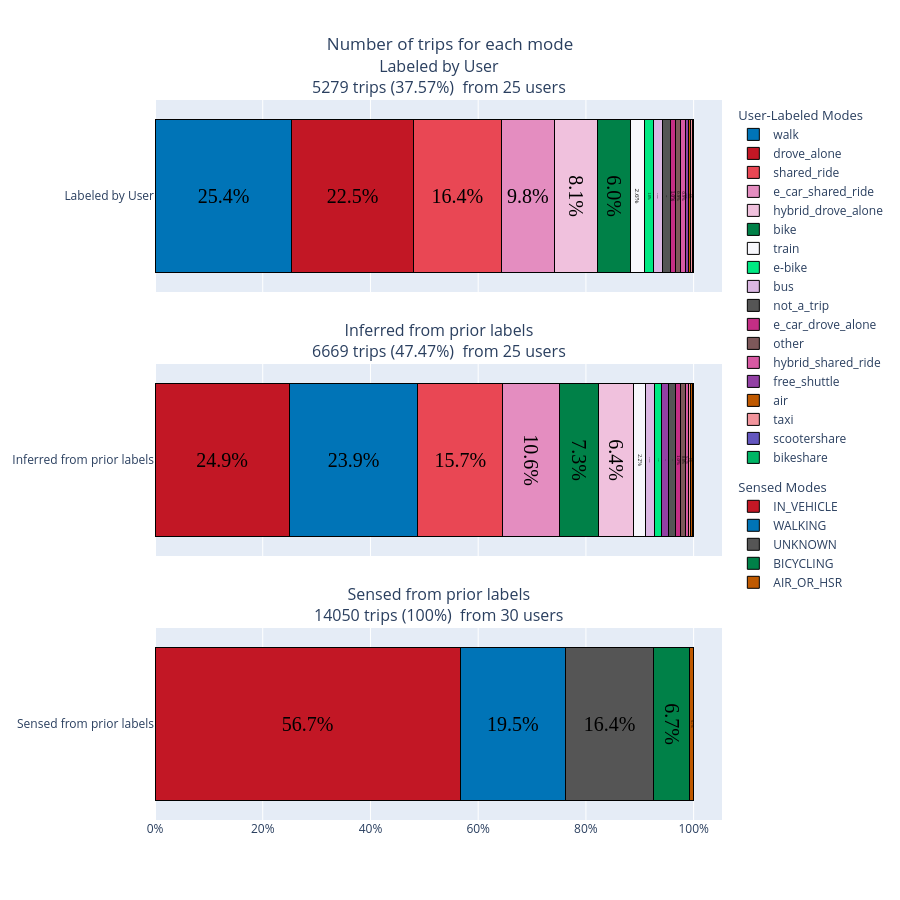

Notebook source saved alongside this figure:
### Code cell
text_results = [["Unmodified Alt Text", "Unmodified HTML"], ["Unmodified Alt Text", "Unmodified HTML"], ["Unmodified Alt Text", "Unmodified HTML"]]

panels = [
    {
        "df": expanded_ct,
        "text": stacked_bar_quality_text_labeled,
        "label": "Labeled by User",
        "legend_title": "User-Labeled Modes",
        "mode_col": "mode_confirm_w_other",
        "colors": colors_mode,
        "show_legend": True
    },

    {
        "df": expanded_ct_inferred,
        "text": stacked_bar_quality_text_inferred,
        "label": "Inferred from prior labels",
        "legend_title": "Inferred Modes",
        "mode_col": "mode_confirm_w_other",
        "colors": colors_mode,
        "show_legend": False
    },

    {
        "df": expanded_ct_sensed,
        "text": stacked_bar_quality_text_sensed,
        "label": "Sensed from prior labels",
        "legend_title": "Sensed Modes",
        "mode_col": "primary_mode",
        "colors": colors_sensed,
        "show_legend": True
    }
]

#layout + column params - TITLE IS DEFINED IN LAYOUT below, NOT IN BUILD_TRIP_PLOT
plot_title = "Number of trips for each mode"
plot_one_layout = dict(height=900,barmode='stack',showlegend=True,title=dict(text=plot_title, x=0.5),legend=dict(orientation="v",traceorder="grouped",tracegroupgap=10))

fig, filename = build_trip_plot(
    distance_col="distance",
    plot_title="Number of trips for each mode",
    file_name="Number_trips_each_mode",
    panels=panels,
    threshold=0.02,
    layout=plot_one_layout
)

fig.update_layout(plot_one_layout)

### Figure 1 — Plotly figure (JSON) as saved in the notebook; plotly's stock layout.template omitted (floating-point values rounded to 4 significant figures)
{"data": [{"hovertemplate": "walk: 25.4%<extra></extra>", "insidetextanchor": "middle", "insidetextfont": {"color": "black", "family": "Times", "size": 20}, "legendgroup": "group_labeled_by_user", "legendgrouptitle": {"text": "User-Labeled Modes"}, "marker": {"color": "#0074b7", "line": {"color": "black", "width": 1}}, "name": "walk", "orientation": "h", "showlegend": true, "text": ["25.4%"], "textposition": "inside", "type": "bar", "x": [0.2542], "xaxis": "x", "y": ["Labeled by User"], "yaxis": "y"}, {"hovertemplate": "drove_alone: 22.5%<extra></extra>", "insidetextanchor": "middle", "insidetextfont": {"color": "black", "family": "Times", "size": 20}, "legendgroup": "group_labeled_by_user", "legendgrouptitle": {"text": "User-Labeled Modes"}, "marker": {"color": "#c21725", "line": {"color": "black", "width": 1}}, "name": "drove_alone", "orientation": "h", "showlegend": true, "text": ["22.5%"], "textposition": "inside", "type": "bar", "x": [0.225], "xaxis": "x", "y": ["Labeled by User"], "yaxis": "y"}, {"hovertemplate": "shared_ride: 16.4%<extra></extra>", "insidetextanchor": "middle", "insidetextfont": {"color": "black", "family": "Times", "size": 20}, "legendgroup": "group_labeled_by_user", "legendgrouptitle": {"text": "User-Labeled Modes"}, "marker": {"color": "#e94754", "line": {"color": "black", "width": 1}}, "name": "shared_ride", "orientation": "h", "showlegend": true, "text": ["16.4%"], "textposition": "inside", "type": "bar", "x": [0.1637], "xaxis": "x", "y": ["Labeled by User"], "yaxis": "y"}, {"hovertemplate": "e_car_shared_ride: 9.8%<extra></extra>", "insidetextanchor": "middle", "insidetextfont": {"color": "black", "family": "Times", "size": 20}, "legendgroup": "group_labeled_by_user", "legendgrouptitle": {"text": "User-Labeled Modes"}, "marker": {"color": "#e48dc0", "line": {"color": "black", "width": 1}}, "name": "e_car_shared_ride", "orientation": "h", "showlegend": true, "text": ["9.8%"], "textposition": "inside", "type": "bar", "x": [0.09831], "xaxis": "x", "y": ["Labeled by User"], "yaxis": "y"}, {"hovertemplate": "hybrid_drove_alone: 8.1%<extra></extra>", "insidetextanchor": "middle", "insidetextfont": {"color": "black", "family": "Times", "size": 20}, "legendgroup": "group_labeled_by_user", "legendgrouptitle": {"text": "User-Labeled Modes"}, "marker": {"color": "#f0c1dd", "line": {"color": "black", "width": 1}}, "name": "hybrid_drove_alone", "orientation": "h", "showlegend": true, "text": ["8.1%"], "textposition": "inside", "type": "bar", "x": [0.08089], "xaxis": "x", "y": ["Labeled by User"], "yaxis": "y"}, {"hovertemplate": "bike: 6.0%<extra></extra>", "insidetextanchor": "middle", "insidetextfont": {"color": "black", "family": "Times", "size": 20}, "legendgroup": "group_labeled_by_user", "legendgrouptitle": {"text": "User-Labeled Modes"}, "marker": {"color": "#008148", "line": {"color": "black", "width": 1}}, "name": "bike", "orientation": "h", "showlegend": true, "text": ["6.0%"], "textposition": "inside", "type": "bar", "x": [0.06043], "xaxis": "x", "y": ["Labeled by User"], "yaxis": "y"}, {"hovertemplate": "train: 2.6%<extra></extra>", "insidetextanchor": "middle", "insidetextfont": {"color": "black", "family": "Times", "size": 20}, "legendgroup": "group_labeled_by_user", "legendgrouptitle": {"text": "User-Labeled Modes"}, "marker": {"color": "#f7f7fc", "line": {"color": "black", "width": 1}}, "name": "train", "orientation": "h", "showlegend": true, "text": ["2.6%"], "textposition": "inside", "type": "bar", "x": [0.02576], "xaxis": "x", "y": ["Labeled by User"], "yaxis": "y"}, {"hovertemplate": "e-bike: 1.8%<extra></extra>", "insidetextanchor": "middle", "insidetextfont": {"color": "black", "family": "Times", "size": 20}, "legendgroup": "group_labeled_by_user", "legendgrouptitle": {"text": "User-Labeled Modes"}, "marker": {"color": "#00e882", "line": {"color": "black", "width": 1}}, "name": "e-bike", "orientation": "h", "showlegend": true, "text": ["1.8%"], "textposition": "inside", "type": "bar", "x": [0.018], "xaxis": "x", "y": ["Labeled by User"], "yaxis": "y"}, {"hovertemplate": "bus: 1.6%<extra></extra>", "insidetextanchor": "middle", "insidetextfont": {"color": "black", "family": "Times", "size": 20}, "legendgroup": "group_labeled_by_user", "legendgrouptitle": {"text": "User-Labeled Modes"}, "marker": {"color": "#dbb7e3", "line": {"color": "black", "width": 1}}, "name": "bus", "orientation": "h", "showlegend": true, "text": ["1.6%"], "textposition": "inside", "type": "bar", "x": [0.01648], "xaxis": "x", "y": ["Labeled by User"], "yaxis": "y"}, {"hovertemplate": "not_a_trip: 1.4%<extra></extra>", "insidetextanchor": "middle", "insidetextfont": {"color": "black", "family": "Times", "size": 20}, "legendgroup": "group_labeled_by_user", "legendgrouptitle": {"text": "User-Labeled Modes"}, "marker": {"color": "#555555", "line": {"color": "black", "width": 1}}, "name": "not_a_trip", "orientation": "h", "showlegend": true, "text": ["1.4%"], "textposition": "inside", "type": "bar", "x": [0.01383], "xaxis": "x", "y": ["Labeled by User"], "yaxis": "y"}, {"hovertemplate": "e_car_drove_alone: 1.0%<extra></extra>", "insidetextanchor": "middle", "insidetextfont": {"color": "black", "family": "Times", "size": 20}, "legendgroup": "group_labeled_by_user", "legendgrouptitle": {"text": "User-Labeled Modes"}, "marker": {"color": "#c32e85", "line": {"color": "black", "width": 1}}, "name": "e_car_drove_alone", "orientation": "h", "showlegend": true, "text": ["1.0%"], "textposition": "inside", "type": "bar", "x": [0.01042], "xaxis": "x", "y": ["Labeled by User"], "yaxis": "y"}, {"hovertemplate": "other: 0.9%<extra></extra>", "insidetextanchor": "middle", "insidetextfont": {"color": "black", "family": "Times", "size": 20}, "legendgroup": "group_labeled_by_user", "legendgrouptitle": {"text": "User-Labeled Modes"}, "marker": {"color": "#7d585a", "line": {"color": "black", "width": 1}}, "name": "other", "orientation": "h", "showlegend": true, "text": ["0.9%"], "textposition": "inside", "type": "bar", "x": [0.009282], "xaxis": "x", "y": ["Labeled by User"], "yaxis": "y"}, {"hovertemplate": "hybrid_shared_ride: 0.9%<extra></extra>", "insidetextanchor": "middle", "insidetextfont": {"color": "black", "family": "Times", "size": 20}, "legendgroup": "group_labeled_by_user", "legendgrouptitle": {"text": "User-Labeled Modes"}, "marker": {"color": "#d859a3", "line": {"color": "black", "width": 1}}, "name": "hybrid_shared_ride", "orientation": "h", "showlegend": true, "text": ["0.9%"], "textposition": "inside", "type": "bar", "x": [0.008903], "xaxis": "x", "y": ["Labeled by User"], "yaxis": "y"}, {"hovertemplate": "free_shuttle: 0.5%<extra></extra>", "insidetextanchor": "middle", "insidetextfont": {"color": "black", "family": "Times", "size": 20}, "legendgroup": "group_labeled_by_user", "legendgrouptitle": {"text": "User-Labeled Modes"}, "marker": {"color": "#9240a4", "line": {"color": "black", "width": 1}}, "name": "free_shuttle", "orientation": "h", "showlegend": true, "text": ["0.5%"], "textposition": "inside", "type": "bar", "x": [0.004925], "xaxis": "x", "y": ["Labeled by User"], "yaxis": "y"}, {"hovertemplate": "air: 0.5%<extra></extra>", "insidetextanchor": "middle", "insidetextfont": {"color": "black", "family": "Times", "size": 20}, "legendgroup": "group_labeled_by_user", "legendgrouptitle": {"text": "User-Labeled Modes"}, "marker": {"color": "#bf5900", "line": {"color": "black", "width": 1}}, "name": "air", "orientation": "h", "showlegend": true, "text": ["0.5%"], "textposition": "inside", "type": "bar", "x": [0.004546], "xaxis": "x", "y": ["Labeled by User"], "yaxis": "y"}, {"hovertemplate": "taxi: 0.4%<extra></extra>", "insidetextanchor": "middle", "insidetextfont": {"color": "black", "family": "Times", "size": 20}, "legendgroup": "group_labeled_by_user", "legendgrouptitle": {"text": "User-Labeled Modes"}, "marker": {"color": "#f2949c", "line": {"color": "black", "width": 1}}, "name": "taxi", "orientation": "h", "showlegend": true, "text": ["0.4%"], "textposition": "inside", "type": "bar", "x": [0.003599], "xaxis": "x", "y": ["Labeled by User"], "yaxis": "y"}, {"hovertemplate": "scootershare: 0.2%<extra></extra>", "insidetextanchor": "middle", "insidetextfont": {"color": "black", "family": "Times", "size": 20}, "legendgroup": "group_labeled_by_user", "legendgrouptitle": {"text": "User-Labeled Modes"}, "marker": {"color": "#6356bf", "line": {"color": "black", "width": 1}}, "name": "scootershare", "orientation": "h", "showlegend": true, "text": ["0.2%"], "textposition": "inside", "type": "bar", "x": [0.001515], "xaxis": "x", "y": ["Labeled by User"], "yaxis": "y"}, {"hovertemplate": "bikeshare: 0.0%<extra></extra>", "insidetextanchor": "middle", "insidetextfont": {"color": "black", "family": "Times", "size": 20}, "legendgroup": "group_labeled_by_user", "legendgrouptitle": {"text": "User-Labeled Modes"}, "marker": {"color": "#00b565", "line": {"color": "black", "width": 1}}, "name": "bikeshare", "orientation": "h", "showlegend": true, "text": ["0.0%"], "textposition": "inside", "type": "bar", "x": [0.0001894], "xaxis": "x", "y": ["Labeled by User"], "yaxis": "y"}, {"hovertemplate": "drove_alone: 24.9%<extra></extra>", "insidetextanchor": "middle", "insidetextfont": {"color": "black", "family": "Times", "size": 20}, "legendgroup": "group_inferred_from_prior_labels", "legendgrouptitle": {"text": "Inferred Modes"}, "marker": {"color": "#c21725", "line": {"color": "black", "width": 1}}, "name": "drove_alone", "orientation": "h", "showlegend": false, "text": ["24.9%"], "textposition": "inside", "type": "bar", "x": [0.2494], "xaxis": "x2", "y": ["Inferred from prior labels"], "yaxis": "y2"}, {"hovertemplate": "walk: 23.9%<extra></extra>", "insidetextanchor": "middle", "insidetextfont": {"color": "black", "family": "Times", "size": 20}, "legendgroup": "group_inferred_from_prior_labels", "legendgrouptitle": {"text": "Inferred Modes"}, "marker": {"color": "#0074b7", "line": {"color": "black", "width": 1}}, "name": "walk", "orientation": "h", "showlegend": false, "text": ["23.9%"], "textposition": "inside", "type": "bar", "x": [0.2389], "xaxis": "x2", "y": ["Inferred from prior labels"], "yaxis": "y2"}, {"hovertemplate": "shared_ride: 15.7%<extra></extra>", "insidetextanchor": "middle", "insidetextfont": {"color": "black", "family": "Times", "size": 20}, "legendgroup": "group_inferred_from_prior_labels", "legendgrouptitle": {"text": "Inferred Modes"}, "marker": {"color": "#e94754", "line": {"color": "black", "width": 1}}, "name": "shared_ride", "orientation": "h", "showlegend": false, "text": ["15.7%"], "textposition": "inside", "type": "bar", "x": [0.1568], "xaxis": "x2", "y": ["Inferred from prior labels"], "yaxis": "y2"}, {"hovertemplate": "e_car_shared_ride: 10.6%<extra></extra>", "insidetextanchor": "middle", "insidetextfont": {"color": "black", "family": "Times", "size": 20}, "legendgroup": "group_inferred_from_prior_labels", "legendgrouptitle": {"text": "Inferred Modes"}, "marker": {"color": "#e48dc0", "line": {"color": "black", "width": 1}}, "name": "e_car_shared_ride", "orientation": "h", "showlegend": false, "text": ["10.6%"], "textposition": "inside", "type": "bar", "x": [0.106], "xaxis": "x2", "y": ["Inferred from prior labels"], "yaxis": "y2"}, {"hovertemplate": "bike: 7.3%<extra></extra>", "insidetextanchor": "middle", "insidetextfont": {"color": "black", "family": "Times", "size": 20}, "legendgroup": "group_inferred_from_prior_labels", "legendgrouptitle": {"text": "Inferred Modes"}, "marker": {"color": "#008148", "line": {"color": "black", "width": 1}}, "name": "bike", "orientation": "h", "showlegend": false, "text": ["7.3%"], "textposition": "inside", "type": "bar", "x": [0.07302], "xaxis": "x2", "y": ["Inferred from prior labels"], "yaxis": "y2"}, {"hovertemplate": "hybrid_drove_alone: 6.4%<extra></extra>", "insidetextanchor": "middle", "insidetextfont": {"color": "black", "family": "Times", "size": 20}, "legendgroup": "group_inferred_from_prior_labels", "legendgrouptitle": {"text": "Inferred Modes"}, "marker": {"color": "#f0c1dd", "line": {"color": "black", "width": 1}}, "name": "hybrid_drove_alone", "orientation": "h", "showlegend": false, "text": ["6.4%"], "textposition": "inside", "type": "bar", "x": [0.06403], "xaxis": "x2", "y": ["Inferred from prior labels"], "yaxis": "y2"}, {"hovertemplate": "train: 2.2%<extra></extra>", "insidetextanchor": "middle", "insidetextfont": {"color": "black", "family": "Times", "size": 20}, "legendgroup": "group_inferred_from_prior_labels", "legendgrouptitle": {"text": "Inferred Modes"}, "marker": {"color": "#f7f7fc", "line": {"color": "black", "width": 1}}, "name": "train", "orientation": "h", "showlegend": false, "text": ["2.2%"], "textposition": "inside", "type": "bar", "x": [0.02249], "xaxis": "x2", "y": ["Inferred from prior labels"], "yaxis": "y2"}, {"hovertemplate": "bus: 1.6%<extra></extra>", "insidetextanchor": "middle", "insidetextfont": {"color": "black", "family": "Times", "size": 20}, "legendgroup": "group_inferred_from_prior_labels", "legendgrouptitle": {"text": "Inferred Modes"}, "marker": {"color": "#dbb7e3", "line": {"color": "black", "width": 1}}, "name": "bus", "orientation": "h", "showlegend": false, "text": ["1.6%"], "textposition": "inside", "type": "bar", "x": [0.01634], "xaxis": "x2", "y": ["Inferred from prior labels"], "yaxis": "y2"}, {"hovertemplate": "e-bike: 1.4%<extra></extra>", "insidetextanchor": "middle", "insidetextfont": {"color": "black", "family": "Times", "size": 20}, "legendgroup": "group_inferred_from_prior_labels", "legendgrouptitle": {"text": "Inferred Modes"}, "marker": {"color": "#00e882", "line": {"color": "black", "width": 1}}, "name": "e-bike", "orientation": "h", "showlegend": false, "text": ["1.4%"], "textposition": "inside", "type": "bar", "x": [0.01425], "xaxis": "x2", "y": ["Inferred from prior labels"], "yaxis": "y2"}, {"hovertemplate": "free_shuttle: 1.3%<extra></extra>", "insidetextanchor": "middle", "insidetextfont": {"color": "black", "family": "Times", "size": 20}, "legendgroup": "group_inferred_from_prior_labels", "legendgrouptitle": {"text": "Inferred Modes"}, "marker": {"color": "#9240a4", "line": {"color": "black", "width": 1}}, "name": "free_shuttle", "orientation": "h", "showlegend": false, "text": ["1.3%"], "textposition": "inside", "type": "bar", "x": [0.01275], "xaxis": "x2", "y": ["Inferred from prior labels"], "yaxis": "y2"}, {"hovertemplate": "not_a_trip: 1.3%<extra></extra>", "insidetextanchor": "middle", "insidetextfont": {"color": "black", "family": "Times", "size": 20}, "legendgroup": "group_inferred_from_prior_labels", "legendgrouptitle": {"text": "Inferred Modes"}, "marker": {"color": "#555555", "line": {"color": "black", "width": 1}}, "name": "not_a_trip", "orientation": "h", "showlegend": false, "text": ["1.3%"], "textposition": "inside", "type": "bar", "x": [0.0126], "xaxis": "x2", "y": ["Inferred from prior labels"], "yaxis": "y2"}, {"hovertemplate": "e_car_drove_alone: 1.0%<extra></extra>", "insidetextanchor": "middle", "insidetextfont": {"color": "black", "family": "Times", "size": 20}, "legendgroup": "group_inferred_from_prior_labels", "legendgrouptitle": {"text": "Inferred Modes"}, "marker": {"color": "#c32e85", "line": {"color": "black", "width": 1}}, "name": "e_car_drove_alone", "orientation": "h", "showlegend": false, "text": ["1.0%"], "textposition": "inside", "type": "bar", "x": [0.009897], "xaxis": "x2", "y": ["Inferred from prior labels"], "yaxis": "y2"}, {"hovertemplate": "other: 0.8%<extra></extra>", "insidetextanchor": "middle", "insidetextfont": {"color": "black", "family": "Times", "size": 20}, "legendgroup": "group_inferred_from_prior_labels", "legendgrouptitle": {"text": "Inferred Modes"}, "marker": {"color": "#7d585a", "line": {"color": "black", "width": 1}}, "name": "other", "orientation": "h", "showlegend": false, "text": ["0.8%"], "textposition": "inside", "type": "bar", "x": [0.007797], "xaxis": "x2", "y": ["Inferred from prior labels"], "yaxis": "y2"}, {"hovertemplate": "hybrid_shared_ride: 0.7%<extra></extra>", "insidetextanchor": "middle", "insidetextfont": {"color": "black", "family": "Times", "size": 20}, "legendgroup": "group_inferred_from_prior_labels", "legendgrouptitle": {"text": "Inferred Modes"}, "marker": {"color": "#d859a3", "line": {"color": "black", "width": 1}}, "name": "hybrid_shared_ride", "orientation": "h", "showlegend": false, "text": ["0.7%"], "textposition": "inside", "type": "bar", "x": [0.007048], "xaxis": "x2", "y": ["Inferred from prior labels"], "yaxis": "y2"}, {"hovertemplate": "taxi: 0.4%<extra></extra>", "insidetextanchor": "middle", "insidetextfont": {"color": "black", "family": "Times", "size": 20}, "legendgroup": "group_inferred_from_prior_labels", "legendgrouptitle": {"text": "Inferred Modes"}, "marker": {"color": "#f2949c", "line": {"color": "black", "width": 1}}, "name": "taxi", "orientation": "h", "showlegend": false, "text": ["0.4%"], "textposition": "inside", "type": "bar", "x": [0.003749], "xaxis": "x2", "y": ["Inferred from prior labels"], "yaxis": "y2"}, {"hovertemplate": "air: 0.4%<extra></extra>", "insidetextanchor": "middle", "insidetextfont": {"color": "black", "family": "Times", "size": 20}, "legendgroup": "group_inferred_from_prior_labels", "legendgrouptitle": {"text": "Inferred Modes"}, "marker": {"color": "#bf5900", "line": {"color": "black", "width": 1}}, "name": "air", "orientation": "h", "showlegend": false, "text": ["0.4%"], "textposition": "inside", "type": "bar", "x": [0.003599], "xaxis": "x2", "y": ["Inferred from prior labels"], "yaxis": "y2"}, {"hovertemplate": "scootershare: 0.1%<extra></extra>", "insidetextanchor": "middle", "insidetextfont": {"color": "black", "family": "Times", "size": 20}, "legendgroup": "group_inferred_from_prior_labels", "legendgrouptitle": {"text": "Inferred Modes"}, "marker": {"color": "#6356bf", "line": {"color": "black", "width": 1}}, "name": "scootershare", "orientation": "h", "showlegend": false, "text": ["0.1%"], "textposition": "inside", "type": "bar", "x": [0.0012], "xaxis": "x2", "y": ["Inferred from prior labels"], "yaxis": "y2"}, {"hovertemplate": "bikeshare: 0.0%<extra></extra>", "insidetextanchor": "middle", "insidetextfont": {"color": "black", "family": "Times", "size": 20}, "legendgroup": "group_inferred_from_prior_labels", "legendgrouptitle": {"text": "Inferred Modes"}, "marker": {"color": "#00b565", "line": {"color": "black", "width": 1}}, "name": "bikeshare", "orientation": "h", "showlegend": false, "text": ["0.0%"], "textposition": "inside", "type": "bar", "x": [0.0001499], "xaxis": "x2", "y": ["Inferred from prior labels"], "yaxis": "y2"}, {"hovertemplate": "IN_VEHICLE: 56.7%<extra></extra>", "insidetextanchor": "middle", "insidetextfont": {"color": "black", "family": "Times", "size": 20}, "legendgroup": "group_sensed_from_prior_labels", "legendgrouptitle": {"text": "Sensed Modes"}, "marker": {"color": "#c21725", "line": {"color": "black", "width": 1}}, "name": "IN_VEHICLE", "orientation": "h", "showlegend": true, "text": ["56.7%"], "textposition": "inside", "type": "bar", "x": [0.567], "xaxis": "x3", "y": ["Sensed from prior labels"], "yaxis": "y3"}, {"hovertemplate": "WALKING: 19.5%<extra></extra>", "insidetextanchor": "middle", "insidetextfont": {"color": "black", "family": "Times", "size": 20}, "legendgroup": "group_sensed_from_prior_labels", "legendgrouptitle": {"text": "Sensed Modes"}, "marker": {"color": "#0074b7", "line": {"color": "black", "width": 1}}, "name": "WALKING", "orientation": "h", "showlegend": true, "text": ["19.5%"], "textposition": "inside", "type": "bar", "x": [0.1949], "xaxis": "x3", "y": ["Sensed from prior labels"], "yaxis": "y3"}, {"hovertemplate": "UNKNOWN: 16.4%<extra></extra>", "insidetextanchor": "middle", "insidetextfont": {"color": "black", "family": "Times", "size": 20}, "legendgroup": "group_sensed_from_prior_labels", "legendgrouptitle": {"text": "Sensed Modes"}, "marker": {"color": "#555555", "line": {"color": "black", "width": 1}}, "name": "UNKNOWN", "orientation": "h", "showlegend": true, "text": ["16.4%"], "textposition": "inside", "type": "bar", "x": [0.1642], "xaxis": "x3", "y": ["Sensed from prior labels"], "yaxis": "y3"}, {"hovertemplate": "BICYCLING: 6.7%<extra></extra>", "insidetextanchor": "middle", "insidetextfont": {"color": "black", "family": "Times", "size": 20}, "legendgroup": "group_sensed_from_prior_labels", "legendgrouptitle": {"text": "Sensed Modes"}, "marker": {"color": "#008148", "line": {"color": "black", "width": 1}}, "name": "BICYCLING", "orientation": "h", "showlegend": true, "text": ["6.7%"], "textposition": "inside", "type": "bar", "x": [0.06705], "xaxis": "x3", "y": ["Sensed from prior labels"], "yaxis": "y3"}, {"hovertemplate": "AIR_OR_HSR: 0.7%<extra></extra>", "insidetextanchor": "middle", "insidetextfont": {"color": "black", "family": "Times", "size": 20}, "legendgroup": "group_sensed_from_prior_labels", "legendgrouptitle": {"text": "Sensed Modes"}, "marker": {"color": "#bf5900", "line": {"color": "black", "width": 1}}, "name": "AIR_OR_HSR", "orientation": "h", "showlegend": true, "text": ["0.7%"], "textposition": "inside", "type": "bar", "x": [0.006833], "xaxis": "x3", "y": ["Sensed from prior labels"], "yaxis": "y3"}], "layout": {"annotations": [{"font": {"size": 16}, "showarrow": false, "text": "Labeled by User<br>5279 trips (37.57%)\n from 25 users", "x": 0.5, "xanchor": "center", "xref": "paper", "y": 1, "yanchor": "bottom", "yref": "paper"}, {"font": {"size": 16}, "showarrow": false, "text": "Inferred from prior labels<br>6669 trips (47.47%)\n from 25 users", "x": 0.5, "xanchor": "center", "xref": "paper", "y": 0.6333, "yanchor": "bottom", "yref": "paper"}, {"font": {"size": 16}, "showarrow": false, "text": "Sensed from prior labels<br>14050 trips (100%)\n from 30 users", "x": 0.5, "xanchor": "center", "xref": "paper", "y": 0.2667, "yanchor": "bottom", "yref": "paper"}], "barmode": "stack", "height": 900, "legend": {"orientation": "v", "tracegroupgap": 10, "traceorder": "grouped"}, "showlegend": true, "title": {"text": "Number of trips for each mode", "x": 0.5}, "xaxis": {"anchor": "y", "domain": [0, 1], "matches": "x3", "showticklabels": false, "tickformat": ".0%"}, "xaxis2": {"anchor": "y2", "domain": [0, 1], "matches": "x3", "showticklabels": false, "tickformat": ".0%"}, "xaxis3": {"anchor": "y3", "domain": [0, 1], "tickformat": ".0%"}, "yaxis": {"anchor": "x", "domain": [0.7333, 1]}, "yaxis2": {"anchor": "x2", "domain": [0.3667, 0.6333]}, "yaxis3": {"anchor": "x3", "domain": [0, 0.2667]}}}
